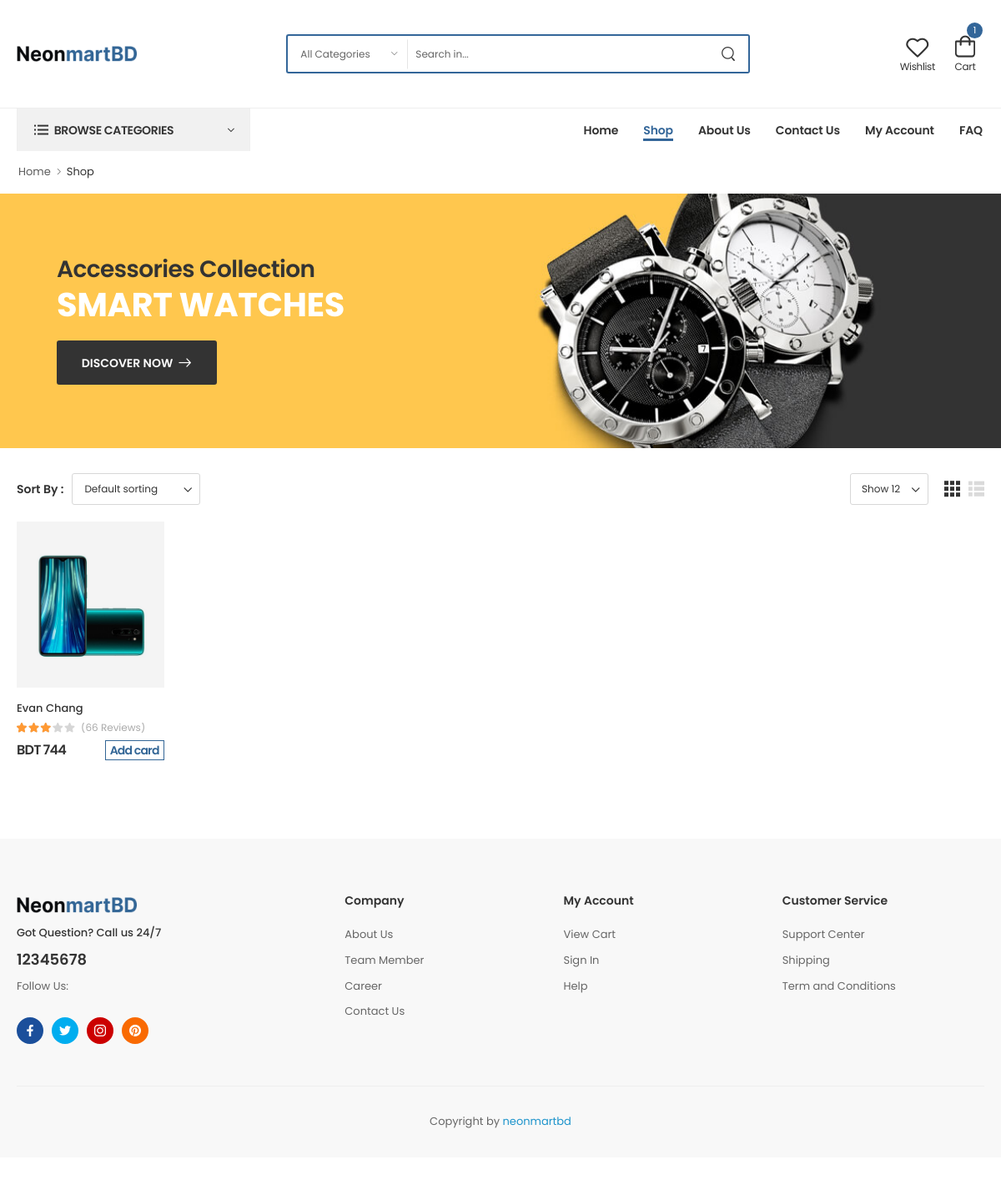
/shop (signed in), run on an earlier commit of the app's database.
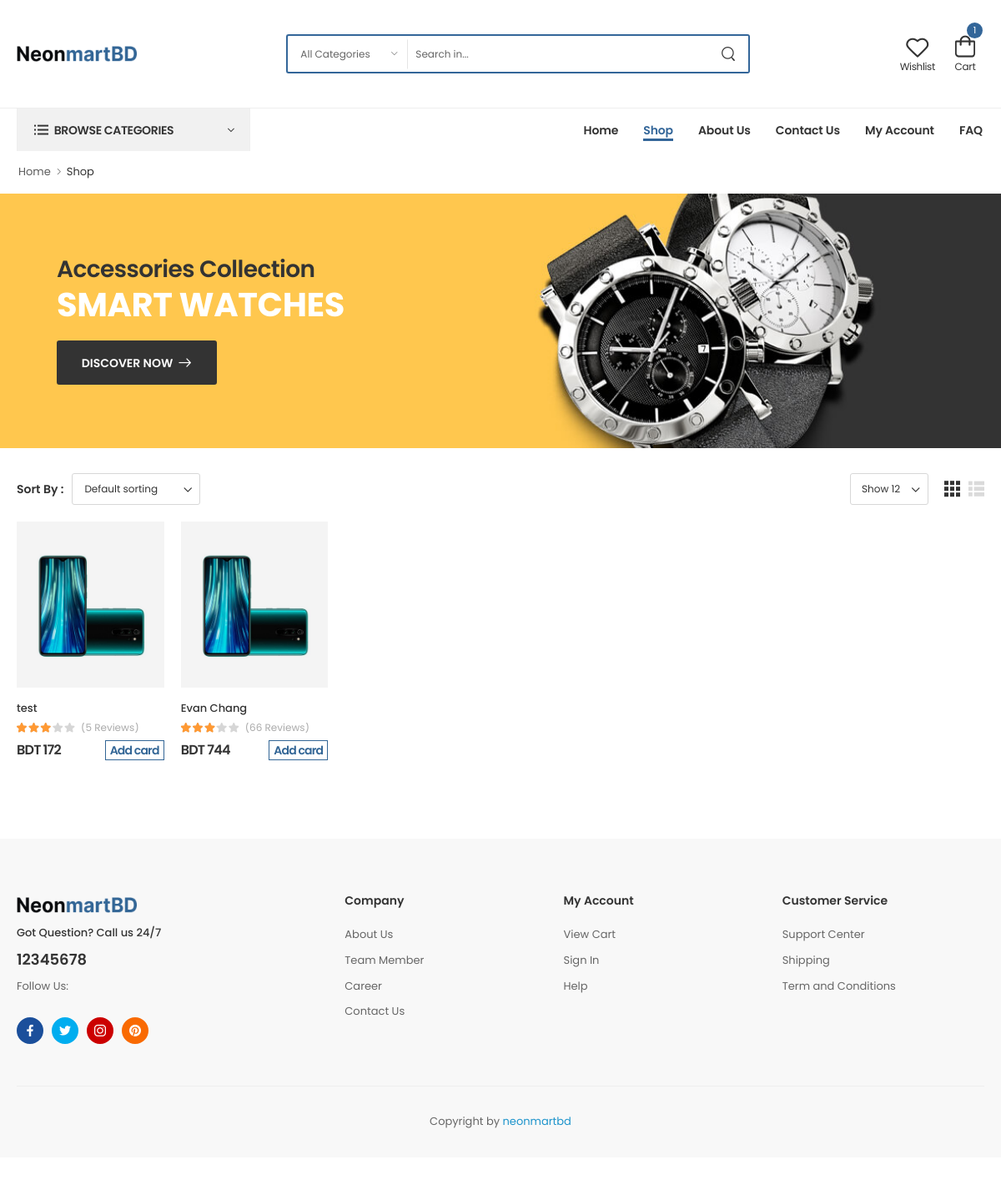
And on a later commit of the database.
### core/models.py (models this page shows, shortened)
class Products(models.Model):
    name = models.CharField(max_length=500)
    category = models.ForeignKey(Category, on_delete=models.CASCADE)
    sku = models.CharField(max_length=200)
    price = models.PositiveIntegerField()
    review = models.PositiveIntegerField(null=True,blank=True,default=0)
    sort_description = RichTextField()
    slug = AutoSlugField(populate_from="name", null=True, unique=True)
    description = RichTextField()
    image = models.ImageField(upload_to="Product Image")

### core/views.py (the view)
# urls.py: path('shop', shop_page, name="shop_page"),
def shop_page(request):
    cart = 0
    if request.user.is_authenticated:
        cart = Cart.objects.filter(user=request.user)
    products = Products.objects.order_by("-id")
    context = {
        'navbar':'shop',
        'products':products,
        'cart':cart
    }
    return render(request,"core/shop.html",context)

### core/templates/core/shop.html (shortened to what the changed rows need)
{% extends "base/base.html" %}
{% load static %}
{% block body %}
<link rel="stylesheet" type="text/css" href="{% static 'assets/css/style.min.css' %}" />
<main class="main">
  <div class="page-content mb-10">
    <div class="container-fluid">
      <div class="shop-content">
        <div class="main-content">
          <div class="product-wrapper row cols-xl-6 cols-lg-5 cols-md-4 cols-sm-3 cols-2">
            {% for product in products %}
              <div class="product-wrap">
                <div class="product text-center">
                  <figure class="product-media">
                    <a href="{% url 'product_details' product.slug %}">
                      <img src="{{product.image.url}}" alt="Product" width="300" height="338" />
                    </a>
                  </figure>
                  <div class="product-details" style="text-align: left">
                    <h4 class="product-name">
                      <a href="{% url 'product_details' product.slug %}">{{product.name}}</a>
                    </h4>
                    <div class="ratings-container" style="display: flex; justify-content: flex-start">
                      <div class="ratings-full">
                        <span class="ratings" style="width: 60%"></span>
                      </div>
                      <a href="{% url 'product_details' product.slug %}" class="rating-reviews">({{product.review}} Reviews)</a>
                    </div>
                    <div class="product-price" style="display: flex; justify-content: space-between">
                      <ins class="new-price">BDT {{product.price}}</ins>
                      <a href="{% url 'ADD_TO_CART' product.id %}" style="
                            border: 1px solid #336696;
                            color: #336696;
                            padding: 0px 5px;
                            font-size: 14px;
                          " onMouseOver="this.style.background='#336696'; this.style.color='#fff'"
                        onMouseOut="this.style.background='transparent';this.style.color='#336696'">Add card</a>
                    </div>
                  </div>
                </div>
              </div>
            {% endfor %}
          </div>
        </div>
      </div>
    </div>
  </div>
</main>
{% endblock body %}

What changed in the data, as far as the page shows it:
added Products: image (picture), name "test", review "5", price "172"
